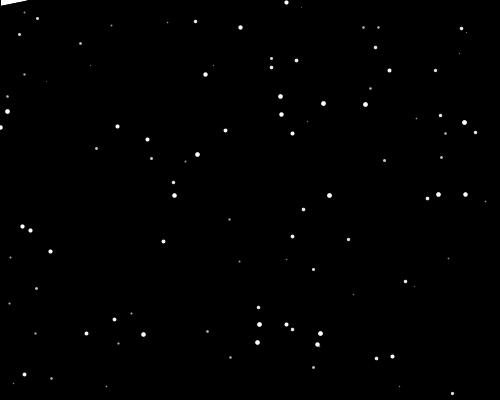
Frame 1 (no input)
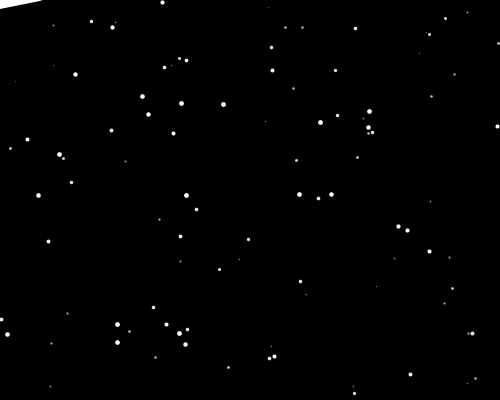
Frame 60 (the mouse pressed at the canvas centre just before this capture)
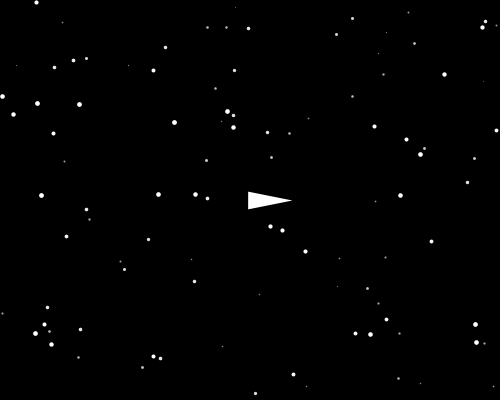
Frame 120 (the mouse held since frame 60 and released just before this capture)

The Processing sketch that drew these frames (run headless with seeded random() and noise(); from frame 60 on, the mouse is pressed at the canvas centre):

// Processing sketch: starField
// ── starField.pde
float[] x = new float[100];
float[] y = new float[100];
float[] speed = new float[100];

void setup() {
  size(500, 400);
  background(0);

  for (int i = 0; i < x.length; i++) {
    x[i] = random(width);
    y[i] = random(height);
    speed[i] = random(1, 5);
  }
}

void draw() {
  background(0);
  
  triangle(mouseX, mouseY-6, mouseX, mouseY+6, mouseX+30, mouseY);

  for (int i = 0; i < x.length; i++) {
    float co = map(speed[i], 1, 4, 100, 255);
    stroke(co);
    strokeWeight(speed[i]);
    point(x[i], y[i]);
    x[i] = x[i]-speed[i]/2;
    if (x[i] < 0) {
      x[i] = width;
    }
  }
}
